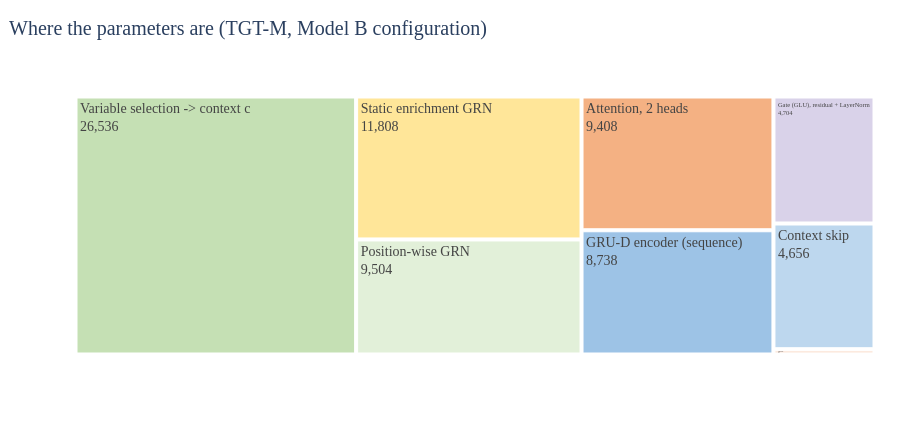

The notebook cell saved with this chart:
### Markdown cell above
**Check the diagram against the code.** We build the real model, run one batch through it and record the output shape of every block with forward hooks. The order below is exactly the arrows of the TGT-M diagram. (Section 5 shows the model source code.)

### Code cell
import data as D, lib as Lb, nets as N
b = D.build(); meta = b["meta"]
tr = (meta.split_chrono == "train").to_numpy(); va = (meta.split_chrono == "val").to_numpy(); te = (meta.split_chrono == "test").to_numpy()
Bq, Aq = Lb.Bundle(b, True, tr), Lb.Bundle(b, False, tr)
cfg = Lb.GRIDS["TGT-M"][2]
net = N.NETS["TGT-M"](n_static=Bq.X.shape[1], rain_idx=np.flatnonzero(Bq.is_rain), **cfg["arch"]).eval()
stages = [("1  GRU-D encoder (sequence)", net.enc, "one hidden state per step"), ("2  Variable selection -> context c", net.vsn, "softmax weights over the static inputs"),
          ("3  Static enrichment GRN", net.enrich, "context c added to every step"), ("4  Attention, 2 heads", net.attn, "query = current round"),
          ("5  Gate (GLU), residual + LayerNorm", net.gate, "gated skip"), ("6  Context skip", net.mix, "ELU(W[z, c]) + norm"),
          ("7  Position-wise GRN", net.pos, "final gated block"), ("8  Output heads", net.out, "point, q10, q50, q90")]
shape = {}
def hook(name):
    def f(mod, inp, out):
        shape[name] = tuple((out[0] if isinstance(out, tuple) else out).shape)
    return f
for name, mod, _ in stages:
    mod.register_forward_hook(hook(name))
seq, st = torch.from_numpy(Bq.seq[:8]), torch.from_numpy(Bq.X[:8])
with torch.no_grad():
    point, q = net(seq, st, return_all=True)
tab = pd.DataFrame([[n, str(shape[n]), note, sum(p.numel() for p in mod.parameters())] for n, mod, note in stages], columns=["Block (diagram order)", "Output shape (batch of 8)", "Note", "Parameters"])
print("input sequence:", tuple(seq.shape), "(8 rows x 13 steps x 10 channels) | static vector:", tuple(st.shape), "| config:", cfg["arch"])
display(tab)
total = sum(p.numel() for p in net.parameters())
print(f"total parameters: {total:,}   (the study's chosen Model B configuration has 75,646)")
fig = go.Figure(go.Treemap(labels=[s[3:] for s in tab["Block (diagram order)"]], parents=[""] * len(tab), values=list(tab["Parameters"]),
                         texttemplate="%{label}<br>%{value:,}", marker=dict(colors=["#9DC3E6", "#C5E0B4", "#FFE699", "#F4B183", "#D9D2E9", "#BDD7EE", "#E2F0D9", "#FBE5D6"])))
show(fig, "Where the parameters are (TGT-M, Model B configuration)", "", "", h=430)
check("TGT-M outputs a point value and 3 quantiles per row", tuple(point.shape) == (8,) and tuple(q.shape) == (8, 3))
check("attention: current round attends over the 13 steps", tuple(net.last_attn.shape) == (8, 1, 13))
check("model inputs: 88 numbers with rainfall (B), 55 without (A)", Bq.X.shape[1] == 88 and Aq.X.shape[1] == 55)

### Figure 1 — Plotly figure (JSON) as saved in the notebook; plotly's stock layout.template omitted (floating-point values rounded to 4 significant figures)
{"data": [{"labels": ["GRU-D encoder (sequence)", "Variable selection -> context c", "Static enrichment GRN", "Attention, 2 heads", "Gate (GLU), residual + LayerNorm", "Context skip", "Position-wise GRN", "Output heads"], "marker": {"colors": ["#9DC3E6", "#C5E0B4", "#FFE699", "#F4B183", "#D9D2E9", "#BDD7EE", "#E2F0D9", "#FBE5D6"]}, "parents": ["", "", "", "", "", "", "", ""], "texttemplate": "%{label}<br>%{value:,}", "type": "treemap", "values": [8738, 26536, 11808, 9408, 4704, 4656, 9504, 196]}], "layout": {"font": {"family": "Times New Roman", "size": 14}, "height": 430, "legend": {"orientation": "h", "y": -0.3}, "margin": {"b": 70, "l": 70, "r": 20, "t": 70}, "title": {"text": "Where the parameters are (TGT-M, Model B configuration)", "x": 0.01}, "xaxis": {"title": {"text": ""}}, "yaxis": {"title": {"text": ""}}}}
